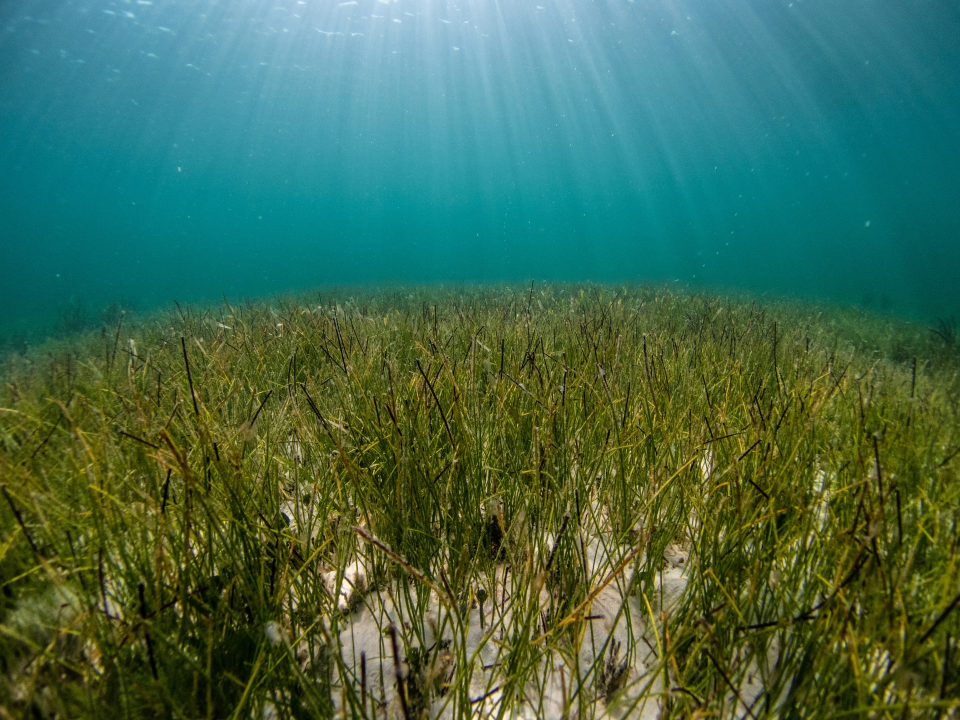
#> input picture site/hero-bg.jpg, 1920 x 1440 px (shown at 1/2 size)
$ python underwater_filter.py ../../site/hero-bg.jpg
#> lines starting #> are read from the running program, lines starting #| are printed output that depends on the picture
"""
Underwater image enhancement — detector preprocessing only.

Water absorbs long (red) wavelengths first and scatters light, so raw
underwater frames come out blue-green shifted, hazy and low-contrast. This
module corrects that just enough to help the object detector; it is applied
per-frame *inside* the detector process, before inference. It is deliberately
NOT inserted into the GStreamer pipeline the operator watches, so the live video
path keeps its low latency — camera_stream.py has its own much cheaper
gamma/contrast boost for the human-visible feed (see CAM_UNDERWATER there).

Algorithm (classical, CPU-cheap — a few ms for a 320x320 frame, negligible
next to ~100-300 ms of YOLOX inference on the Pi 5 CPU):

    1. Shades-of-Gray white balance — rescale each BGR channel so their
       Minkowski-norm means match, cancelling the water-column colour cast.
    2. Dehaze (underwater dark channel prior) — estimates how much of each
       pixel is veiling backscatter rather than subject, and subtracts it.
       This is the step that cuts through murk; white balance alone does not.
    3. CLAHE on the L channel in LAB space — contrast-limited adaptive
       histogram equalisation lifts local contrast without touching colour
       (a/b channels untouched) and without over-amplifying noise.
    4. Unsharp mask — restores the edge definition that scattering softens.
       Small objects are what the detector struggles with most, and they are
       exactly what blur erases.

Every stage is tunable by env var and every stage can be switched off (see the
UW_* table below), because the right settings depend on the water: clear open
water wants little dehazing, a silty bay wants a lot.

Tuning workflow — run this file directly on a still from the dive and eyeball a
before/after strip, rather than guessing at settings mid-mission:

    python3 server/vision/underwater_filter.py frame.jpg -o compare.png
    UW_DEHAZE_STRENGTH=0.95 python3 server/vision/underwater_filter.py frame.jpg

Environment variables (all optional):
    UW_WB_NORM          Shades-of-Gray Minkowski norm     default: 6
                        1 = classic gray-world, 0 = skip white balance.
                        Higher weights bright pixels more, which is more robust
                        when one colour dominates the scene — and underwater one
                        always does, so plain gray-world (p=1) tends to
                        over-correct into a red cast.
    UW_DEHAZE           Apply dark-channel dehazing        default: 1
    UW_DEHAZE_STRENGTH  How much haze to remove, 0-1       default: 0.85
                        Toward 1 = more aggressive; too high crushes distant
                        detail into noise in genuinely turbid water.
    UW_DEHAZE_PATCH     Dark-channel patch size (px)       default: 15
    UW_CLAHE_CLIP       CLAHE clip limit, 0 = skip         default: 2.0
    UW_SHARPEN          Unsharp amount, 0 = skip           default: 0.6

Future option (deferred, not used here): a learned enhancer such as FUnIE-GAN
(https://github.com/xahidbuffon/FUnIE-GAN, MIT) gives higher perceptual quality
but a full conv-net forward pass per frame is far too heavy for the Pi 5 CPU,
which has no GPU/NPU to spare next to the detector. Swap it in behind `apply()`
only if an accelerator (Coral/Hailo) is added later.

License: implemented with OpenCV (Apache-2.0, >=4.5) + NumPy (BSD-3) only —
permissive, safe to ship in a closed product.
"""

import os
import sys

import cv2
import numpy as np


def _env_num(name, default, cast):
    """Read a numeric tuning knob, falling back to the default if it is junk.

    Unlike detector.py's near-identical helper this never exits. A malformed
    tuning value should cost you the tuning, not the dive — the detector is
    still useful on unenhanced frames, and this module runs inside its hot loop
    where there is nobody left to catch a raised exception.
    """
    raw = os.environ.get(name)
    if raw is None:
        return default
    try:
        return cast(raw)
    except (TypeError, ValueError):
        print(f"underwater_filter: {name}={raw!r} is not a number — using {default}",
              file=sys.stderr)
        return default


WB_NORM = _env_num("UW_WB_NORM", 6.0, float)
DEHAZE = os.environ.get("UW_DEHAZE", "1") not in ("0", "false", "False", "")
DEHAZE_STRENGTH = _env_num("UW_DEHAZE_STRENGTH", 0.85, float)
DEHAZE_PATCH = _env_num("UW_DEHAZE_PATCH", 15, int)
CLAHE_CLIP = _env_num("UW_CLAHE_CLIP", 2.0, float)
#> in _main, src is the input picture: shape (1440, 1920, 3); mean B, G, R 79.4, 106.5, 65.6
SHARPEN = _env_num("UW_SHARPEN", 0.6, float)

# Transmission floor. Where the estimated transmission goes to zero the dehaze
# division blows up, turning the haziest regions — the whole background, in bad
# water — into saturated noise. Clamping here is what keeps that bounded.
_T_MIN = 0.1


def white_balance(img, norm=None):
    """Correct the blue-green underwater colour cast (Shades-of-Gray).

    Generalises gray-world: instead of matching the channels' plain means it
    matches their Minkowski p-norms, so bright pixels — the ones carrying real
    surface colour rather than water column — dominate the estimate. p=1 is
    exactly gray-world; p=6 is the usual robust choice and what we default to.
    """
    p = WB_NORM if norm is None else norm
    if p <= 0:
        return img

    f = img.astype(np.float32)
    # Per-channel Minkowski mean: (mean(c**p))**(1/p).
    means = np.array([np.mean(np.power(f[:, :, c], p)) ** (1.0 / p)
                      for c in range(3)], dtype=np.float32)
#> means = [143.6, 135.6, 115.2]
    # Guard against an all-black channel (mean 0) which would divide by zero.
    means = np.maximum(means, 1e-6)
    gains = means.mean() / means
#> gains = [0.915, 0.97, 1.14]
    return np.clip(f * gains, 0, 255).astype(np.uint8)


def _dark_channel(f, patch):
    """Per-pixel minimum over a local patch, using only the blue/green channels.

    The standard (atmospheric) dark channel prior mins over all three channels.
    Underwater the red channel is already near-zero everywhere from absorption,
    not from haze, so including it makes every pixel look maximally hazy and the
    transmission estimate collapses. Dropping red is the "underwater DCP"
    variant, and it is the difference between this working and not.

    Args:
        f: HxWx3 float32 BGR in 0-1.
    """
#> called with patch = 15
    gb = np.minimum(f[:, :, 0], f[:, :, 1])
    kernel = cv2.getStructuringElement(cv2.MORPH_RECT, (patch, patch))
    return cv2.erode(gb, kernel)
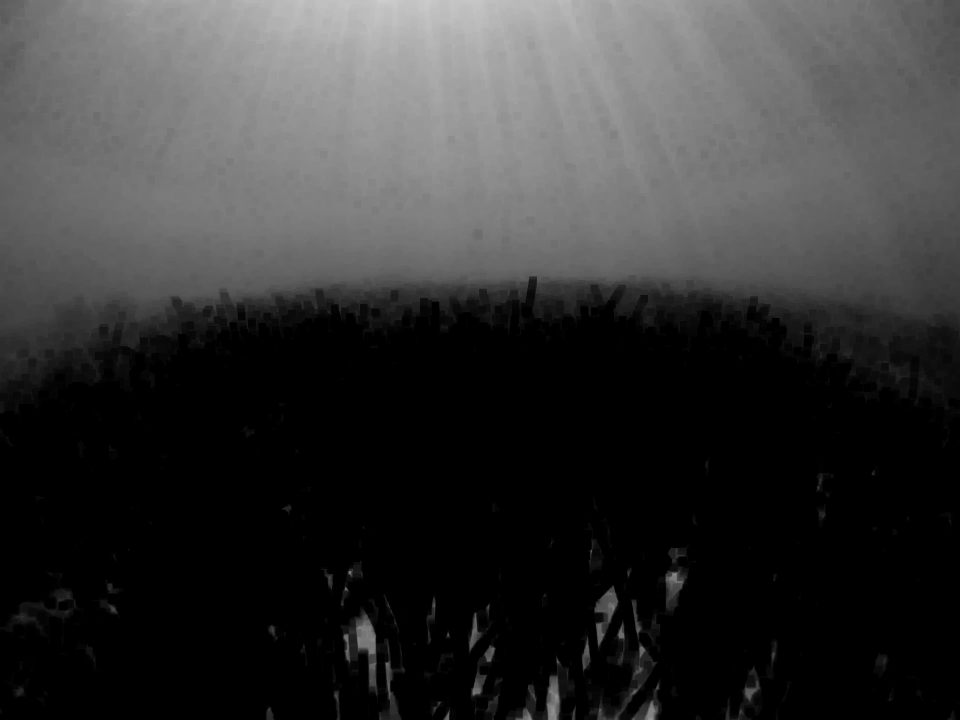
#> returned value: shape (1440, 1920) float32 (shown at 1/2 size); min 0, max 0.808, mean 0.208


def dehaze(img, strength=None, patch=None):
    """Subtract the veiling backscatter that makes murky water look like fog.

    Estimates the water's background light from the haziest pixels, infers a
    per-pixel transmission (how much of this pixel actually came from the
    subject), and inverts the haze model I = J*t + A*(1-t) for J.
    """
    omega = DEHAZE_STRENGTH if strength is None else strength
    k = max(3, int(DEHAZE_PATCH if patch is None else patch))
    if omega <= 0:
        return img

    f = img.astype(np.float32) / 255.0
    dark = _dark_channel(f, k)

    # Background light A: average the brightest 0.1% of the dark channel — those
    # are the pixels that are almost pure water column. Taking a small set
    # rather than the single brightest pixel keeps one specular glint or dead
    # white pixel from setting A for the whole frame.
    flat = dark.ravel()
    n = max(1, int(flat.size * 0.001))
#> n = 2764
    brightest = np.argpartition(flat, -n)[-n:]
#> brightest = 2764 values, max 69976 at index 599, min 599 at index 543, mean 16842.8
    A = np.maximum(f.reshape(-1, 3)[brightest].mean(axis=0), 1e-3)
#> A = [0.83, 0.807, 0.817]

    # Transmission from the dark channel of the A-normalised image. omega < 1
    # leaves a little haze in deliberately — removing all of it looks unnatural
    # and strips the depth cue the operator uses to judge distance.
    t = 1.0 - omega * _dark_channel(f / A, k)
    # Box-blur the transmission map so it follows soft depth gradients instead
    # of the erode's blocky patch edges, which otherwise print as halos around
    # every object. The textbook fix is a guided filter, but cv2.ximgproc is not
    # in the stock OpenCV wheel and this is most of the benefit for none of the
    # dependency.
    t = cv2.blur(t, (k, k))
    t = np.clip(t, _T_MIN, 1.0)[:, :, None]

    out = (f - A) / t + A
    return np.clip(out * 255.0, 0, 255).astype(np.uint8)
#> returned value: shape (1440, 1920, 3)


def clahe_lab(img, clip_limit=None, tile_grid_size=(8, 8)):
    """Contrast-limited adaptive histogram equalisation on the L channel only.

    Operating in LAB and touching only lightness (L) boosts contrast in hazy
    water without distorting colour. The clip limit caps histogram bins so noise
    in dark regions is not blown up.
    """
#> called with tile_grid_size = (8, 8)
    clip = CLAHE_CLIP if clip_limit is None else clip_limit
    if clip <= 0:
        return img

    lab = cv2.cvtColor(img, cv2.COLOR_BGR2LAB)
#> lab: shape (1440, 1920, 3); mean of channels 0, 1, 2 74.9, 119.5, 144.2
    l, a, b = cv2.split(lab)
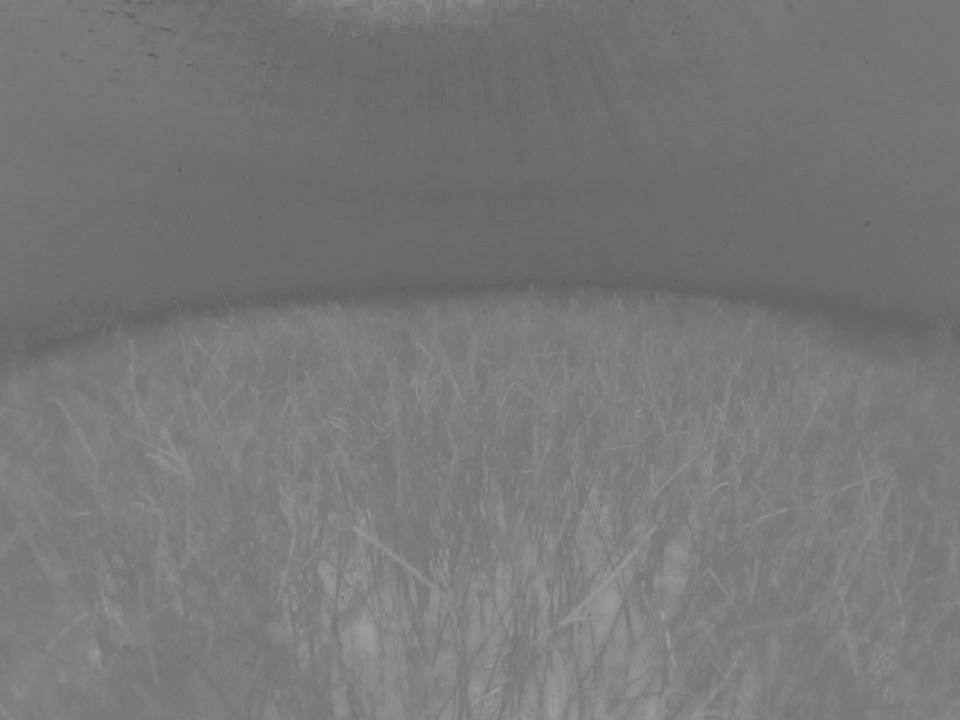
#> a: shape (1440, 1920) (shown at 1/2 size); min 78, max 160, mean 119.5
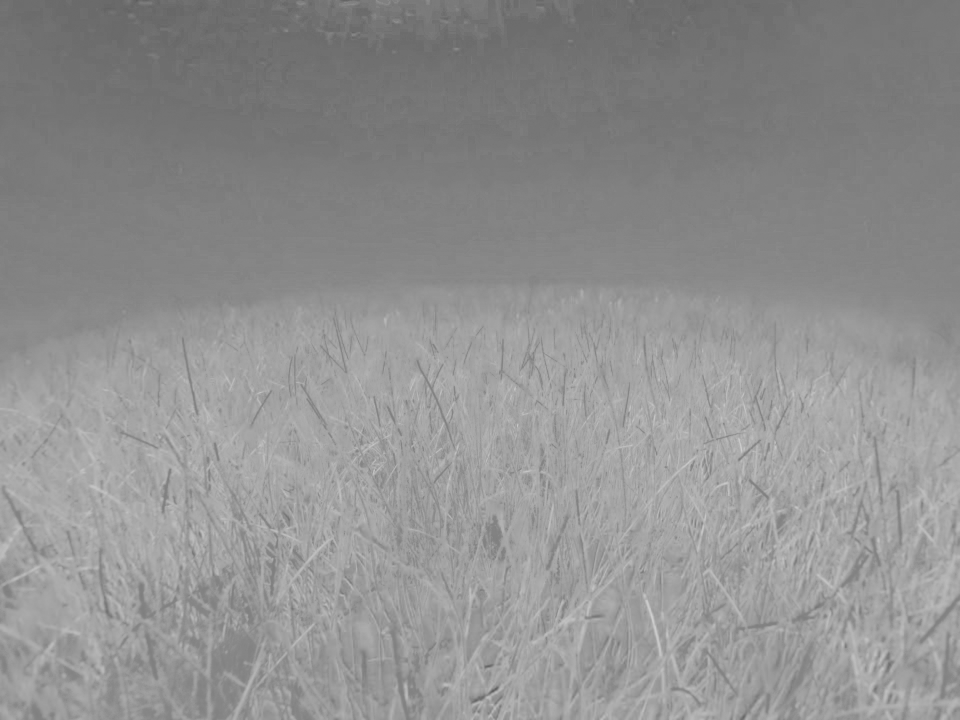
#> b: shape (1440, 1920) (shown at 1/2 size); min 91, max 208, mean 144.2
    clahe = cv2.createCLAHE(clipLimit=clip, tileGridSize=tile_grid_size)
    l = clahe.apply(l)
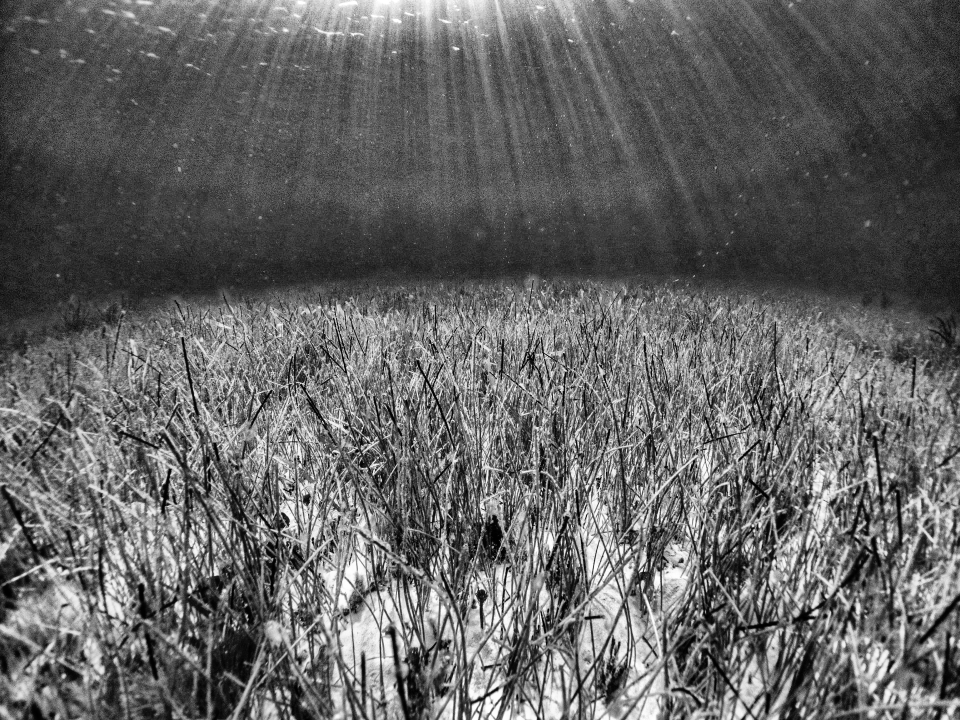
#> l: shape (1440, 1920) (shown at 1/2 size); min 0, max 255, mean 100.3
    return cv2.cvtColor(cv2.merge([l, a, b]), cv2.COLOR_LAB2BGR)
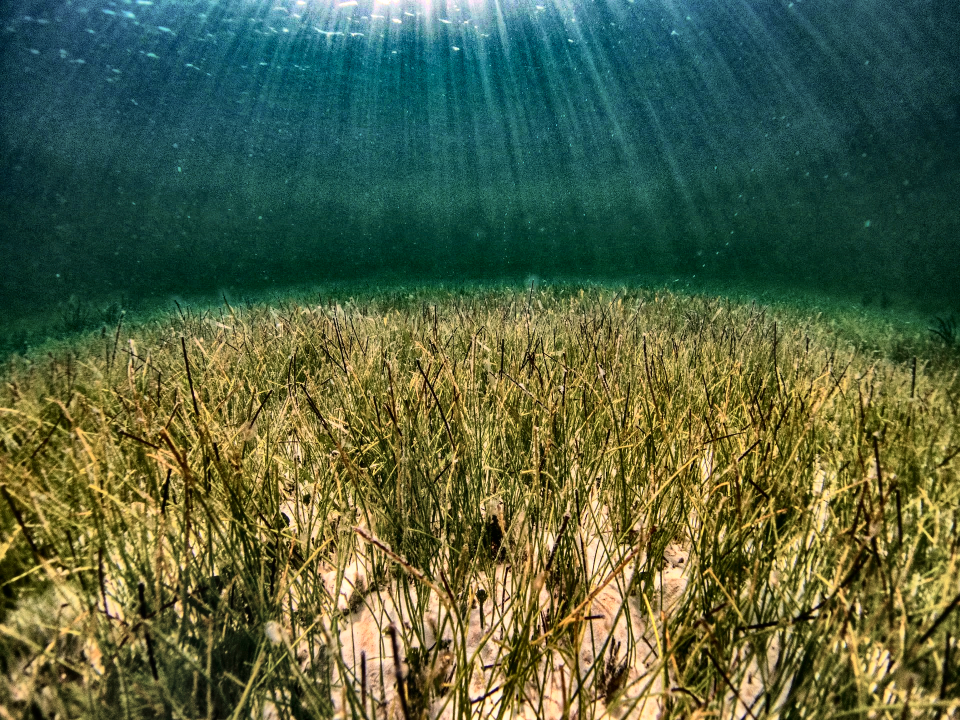
#> returned value: shape (1440, 1920, 3) (shown at 1/2 size); mean B, G, R 66.4, 97.9, 82.4


def unsharp_mask(img, amount=None, sigma=1.0):
    """Re-crisp edges that scattering softened, by subtracting a blurred copy."""
#> called with sigma = 1
    a = SHARPEN if amount is None else amount
    if a <= 0:
        return img
    blurred = cv2.GaussianBlur(img, (0, 0), sigma)
    return cv2.addWeighted(img, 1.0 + a, blurred, -a, 0)


def apply(img):
    """Full underwater preprocessing pipeline.

    White balance, then dehaze, then local contrast, then sharpen. The order is
    load-bearing: dehazing reads colour statistics, so it wants the cast already
    removed, and sharpening must come last or CLAHE amplifies its ringing.

    Args:
        img: BGR uint8 image (OpenCV convention).
    Returns:
        Enhanced BGR uint8 image, same shape.
    """
    out = white_balance(img)
    if DEHAZE:
        out = dehaze(out)
    out = clahe_lab(out)
    return unsharp_mask(out)


def _main(argv):
    """Tuning aid: enhance one image and show it beside the original."""
    args = [a for a in argv if not a.startswith("-")]
    if not args:
        print(__doc__.strip().split("\n\n")[0], file=sys.stderr)
        print("\nusage: underwater_filter.py IMAGE [-o OUT.png]", file=sys.stderr)
        return 2

    src = cv2.imread(args[0])
    if src is None:
        print(f"underwater_filter: could not read {args[0]}", file=sys.stderr)
        return 1

    out_path = argv[argv.index("-o") + 1] if "-o" in argv else None
    enhanced = apply(src)
    strip = np.hstack([src, enhanced])
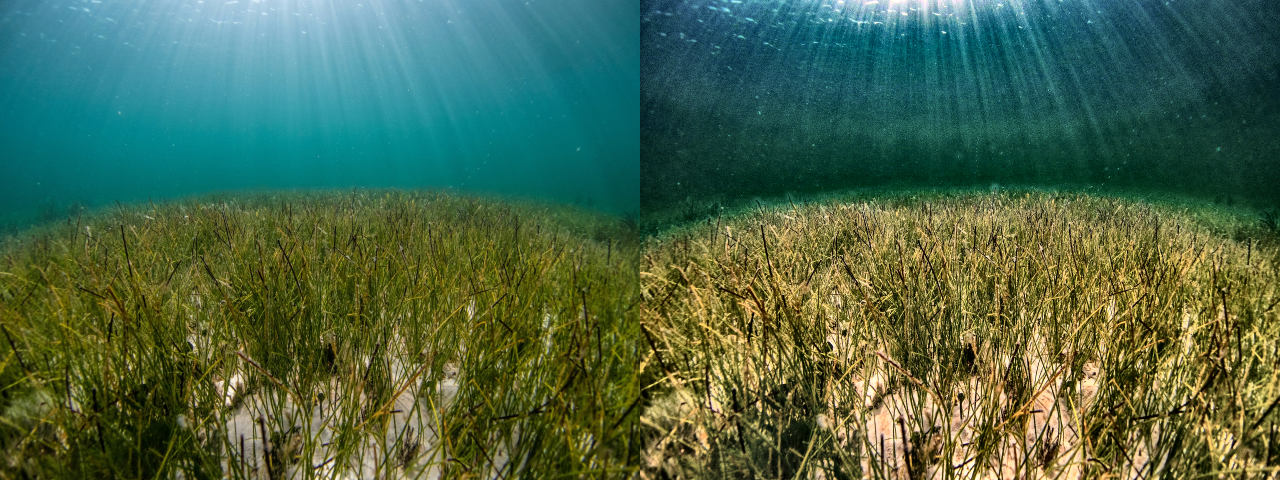
#> strip: shape (1440, 3840, 3) (shown at 1/3 size); mean B, G, R 73.2, 102.2, 74

    print(f"wb_norm={WB_NORM:g} dehaze={'on' if DEHAZE else 'off'}"
          f"({DEHAZE_STRENGTH:g}/{DEHAZE_PATCH}) clahe={CLAHE_CLIP:g} "
          f"sharpen={SHARPEN:g}", file=sys.stderr)

    if out_path:
        cv2.imwrite(out_path, strip)
        print(f"wrote {out_path} (original | enhanced)", file=sys.stderr)
        return 0

    # No output file asked for: show it, but a headless Pi has no display and
    # imshow would just abort, so fall back to writing next to the input.
    try:
        cv2.imshow("original | enhanced", strip)
        cv2.waitKey(0)
    except cv2.error:
        fallback = os.path.splitext(args[0])[0] + "_compare.png"
        cv2.imwrite(fallback, strip)
        print(f"no display — wrote {fallback} (original | enhanced)", file=sys.stderr)
    return 0


if __name__ == "__main__":
    sys.exit(_main(sys.argv[1:]))
#> (the program exits here)
